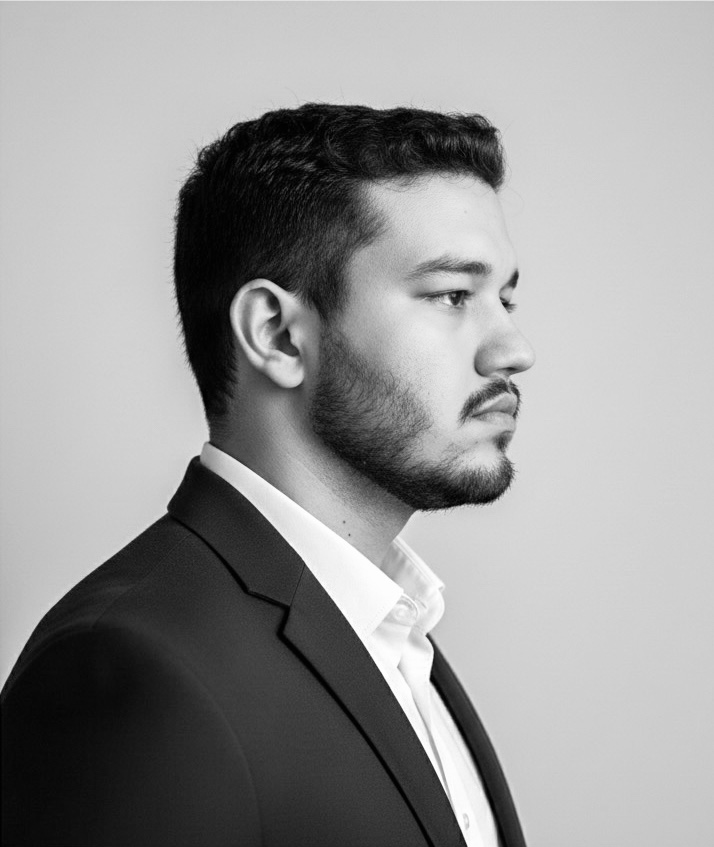
#> input picture IMG_4783.JPG, 714 x 847 px
$ python dither.py
#> lines starting #> are read from the running program, lines starting #| are printed output that depends on the picture; after the words box and inside, x2 and y2 are one past the last pixel; in counts of white or black regions, pixels touching at a corner belong together
"""
Gera o retrato pontilhado do banner.
Etapa 1: preparo da imagem + dithering + segmentacao de fundo.
O SVG vem depois, a partir da matriz que este script produz.
"""

import numpy as np
from PIL import Image, ImageOps, ImageEnhance, ImageFilter
from scipy import ndimage

# Nome do arquivo da sua foto (deve estar na mesma pasta do script)
ENTRADA = "IMG_4783.JPG"
LARG, ALT = 300, 340


def preparar(caminho):
    """Abre, corta na proporcao certa e ajusta contraste."""
#> called with caminho = 'IMG_4783.JPG'
    im = Image.open(caminho).convert("L")
    w, h = im.size
#> w = 714; h = 847

    # corta para a proporcao 300:340, tirando da base (a cabeca fica no topo)
    alvo = LARG / ALT
    if w / h < alvo:
        nova_h = int(w / alvo)
#> nova_h = 809
        im = im.crop((0, 0, w, nova_h))
#> im: PIL image 714x809 L
    else:
        nova_w = int(h * alvo)
        im = im.crop((0, 0, nova_w, h))

    im = ImageOps.autocontrast(im, cutoff=1)
    im = ImageEnhance.Contrast(im).enhance(1.3)
    im = im.resize((LARG, ALT), Image.LANCZOS)
#> im: PIL image 300x340 L
    im = im.filter(ImageFilter.UnsharpMask(radius=3, percent=140))
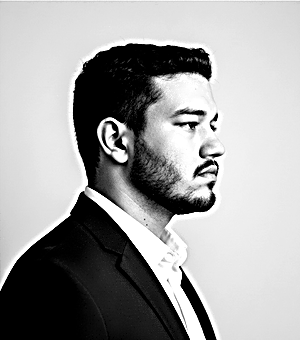
#> im: PIL image 300x340 L; min 0, max 255, mean 161.1
    return im


def dither(im):
    """Floyd-Steinberg 1 bit, em serpentina.

    Serpentina = percorre uma linha da esquerda para a direita e a
    seguinte no sentido contrario. Isso evita que o erro se acumule
    sempre para o mesmo lado e crie listras verticais.
    """
    a = np.asarray(im).astype(np.float64)
    h, w = a.shape
    saida = np.zeros((h, w), dtype=np.uint8)

    for y in range(h):
        esquerda_para_direita = (y % 2 == 0)
        xs = range(w) if esquerda_para_direita else range(w - 1, -1, -1)
        d = 1 if esquerda_para_direita else -1

        for x in xs:
            antigo = a[y, x]
            novo = 255.0 if antigo > 127.5 else 0.0
            saida[y, x] = 1 if novo == 0.0 else 0  # 1 = ponto de tinta
            erro = antigo - novo

            if 0 <= x + d < w:
                a[y, x + d] += erro * 7 / 16
            if y + 1 < h:
                if 0 <= x - d < w:
                    a[y + 1, x - d] += erro * 3 / 16
                a[y + 1, x] += erro * 5 / 16
                if 0 <= x + d < w:
                    a[y + 1, x + d] += erro * 1 / 16

    return saida


def separar_fundo(im, tolerancia=28):
    """Marca o que e sujeito e o que e parede.

    O fundo aqui e quase uma cor chapada, entao basta olhar a
    distancia de cada pixel ate o tom medio das bordas.
    """
#> called with tolerancia = 28
    a = np.asarray(im).astype(np.float64)
    borda = np.concatenate([a[:6, :].ravel(), a[-6:, :].ravel(),
                            a[:, :6].ravel(), a[:, -6:].ravel()])
#> borda = 7680 values, max 255 at index 1988, min 0 at index 1800, mean 178.1
    tom_fundo = np.median(borda)
#> tom_fundo = 219

    sujeito = np.abs(a - tom_fundo) > tolerancia
#> sujeito: shape (340, 300) bool; 42.7% white; 48 white regions (46 under 20 px), largest, box (x1, y1, x2, y2) and area: (0, 39, 227, 340) 43414, (0, 253, 1, 280) 27
    sujeito = ndimage.binary_closing(sujeito, np.ones((5, 5)))
#> sujeito: shape (340, 300) bool; 44.5% white; 1 white region, box (x1, y1, x2, y2) and area: (2, 39, 228, 338) 45351
    sujeito = ndimage.binary_fill_holes(sujeito)
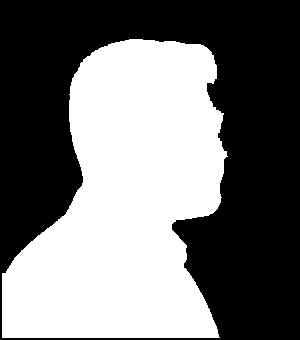
#> sujeito: shape (340, 300) bool; 45.7% white; 1 white region, box (x1, y1, x2, y2) and area: (2, 39, 228, 338) 46659

    # fica so com a maior mancha conectada, descarta respingo solto
    rotulos, n = ndimage.label(sujeito)
#> n = 1
    if n > 1:
        tamanhos = ndimage.sum(sujeito, rotulos, range(1, n + 1))
        sujeito = rotulos == (np.argmax(tamanhos) + 1)

    return sujeito


def salvar_preview(matriz, caminho, escala=2, fundo=255, tinta=0):
    """Grava um PNG ampliado para inspecao visual."""
    img = np.where(matriz == 1, tinta, fundo).astype(np.uint8)
    Image.fromarray(img).resize(
        (matriz.shape[1] * escala, matriz.shape[0] * escala), Image.NEAREST
    ).save(caminho)


if __name__ == "__main__":
    im = preparar(ENTRADA)
    sujeito = separar_fundo(im)

    # modo claro: fundo fica, pontos desenham as partes ESCURAS da foto
    pontos = dither(im)
#> after the loop in dither, `for y in range(h):`:
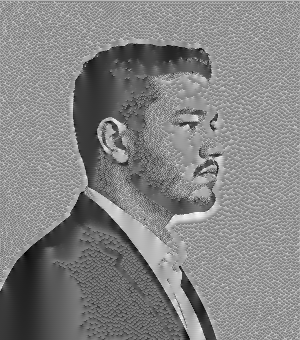
#> a: shape (340, 300) float64; min -103.8, max 355.5, mean 134.6; drawn with min black and max white
#> after the loop in dither, `for y in range(h):`:
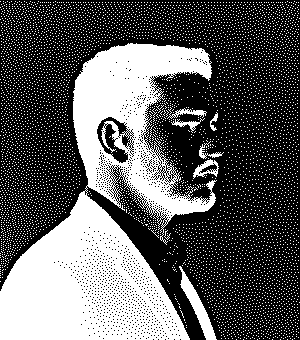
#> saida: shape (340, 300); values 0 (black) and 1 (white), 36.8% white; 6220 white regions (6213 under 20 px), largest, box (x1, y1, x2, y2) and area: (0, 43, 217, 340) 29665, (179, 266, 217, 340) 735, (193, 159, 219, 179) 215
    salvar_preview(pontos, "preview_claro.png", fundo=255, tinta=0)

    # modo escuro: fundo sai, pontos desenham as partes CLARAS (o que a luz pega)
    im_inv = ImageOps.invert(im)
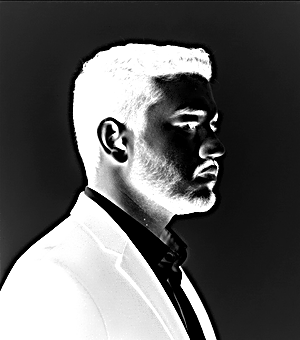
#> im_inv: PIL image 300x340 L; min 0, max 255, mean 93.9
    pontos_escuro = dither(im_inv) & sujeito
#> after the loop in dither (call 2), `for y in range(h):`:
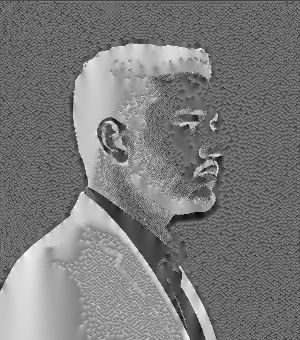
#> a: shape (340, 300) float64; min -100.5, max 358.8, mean 120.4; drawn with min black and max white
#> pontos_escuro: shape (340, 300); values 0 (black) and 1 (white), 15.1% white; 1004 white regions (1001 under 20 px), largest, box (x1, y1, x2, y2) and area: (2, 39, 228, 338) 13468, (97, 117, 134, 163) 773, (199, 163, 217, 174) 75

    # limpa a franja
    borda = sujeito & ~ndimage.binary_erosion(sujeito, np.ones((3, 3)))
#> borda: shape (340, 300) bool; 1.2% white in thin lines or dots, all inside (x1, y1, x2, y2) = (2, 39, 228, 338)
    pontos_escuro = pontos_escuro & ~borda
#> pontos_escuro: shape (340, 300); values 0 (black) and 1 (white), 14.2% white; 1001 white regions (998 under 20 px), largest, box (x1, y1, x2, y2) and area: (3, 40, 226, 337) 12507, (97, 117, 134, 163) 773, (199, 163, 217, 174) 75

    salvar_preview(pontos_escuro, "preview_escuro.png", fundo=10, tinta=167)
    salvar_preview(sujeito.astype(np.uint8), "preview_mascara.png",
                   fundo=255, tinta=60)
#> call 3 of salvar_preview, with caminho = 'preview_mascara.png', escala = 2, fundo = 255, tinta = 60
#> in salvar_preview (call 3), `Image.fromarray(img).resize( (matriz.shape[1] * escala, matriz.shape[0..`:
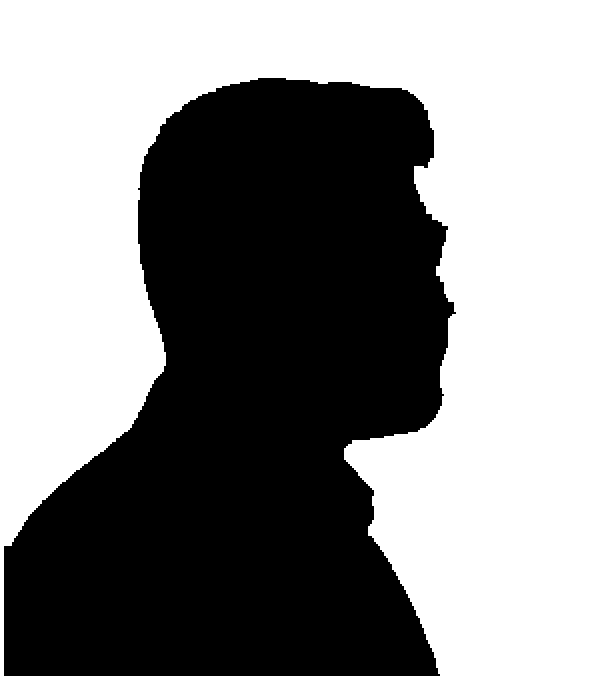
#> saved as preview_mascara.png: PIL image 600x680 L; values 60 (black) and 255 (white), 54.3% white; 1 black region, box (x1, y1, x2, y2) and area: (4, 78, 456, 676) 186636

    np.save("pontos.npy", pontos)
    np.save("pontos_escuro.npy", pontos_escuro)
    np.save("sujeito.npy", sujeito)

    total = int(pontos.sum())
#> total = 37512
    print(f"pontos no modo claro:  {total}")
#| pontos no modo claro:  37512
    print(f"pontos no modo escuro: {int(pontos_escuro.sum())}")
#| pontos no modo escuro: 14472
    print(f"cobertura de tinta:    {total / pontos.size * 100:.1f}%")
#| cobertura de tinta:    36.8%
    print(f"area do sujeito:       {sujeito.sum() / sujeito.size * 100:.1f}%")
#| area do sujeito:       45.7%
